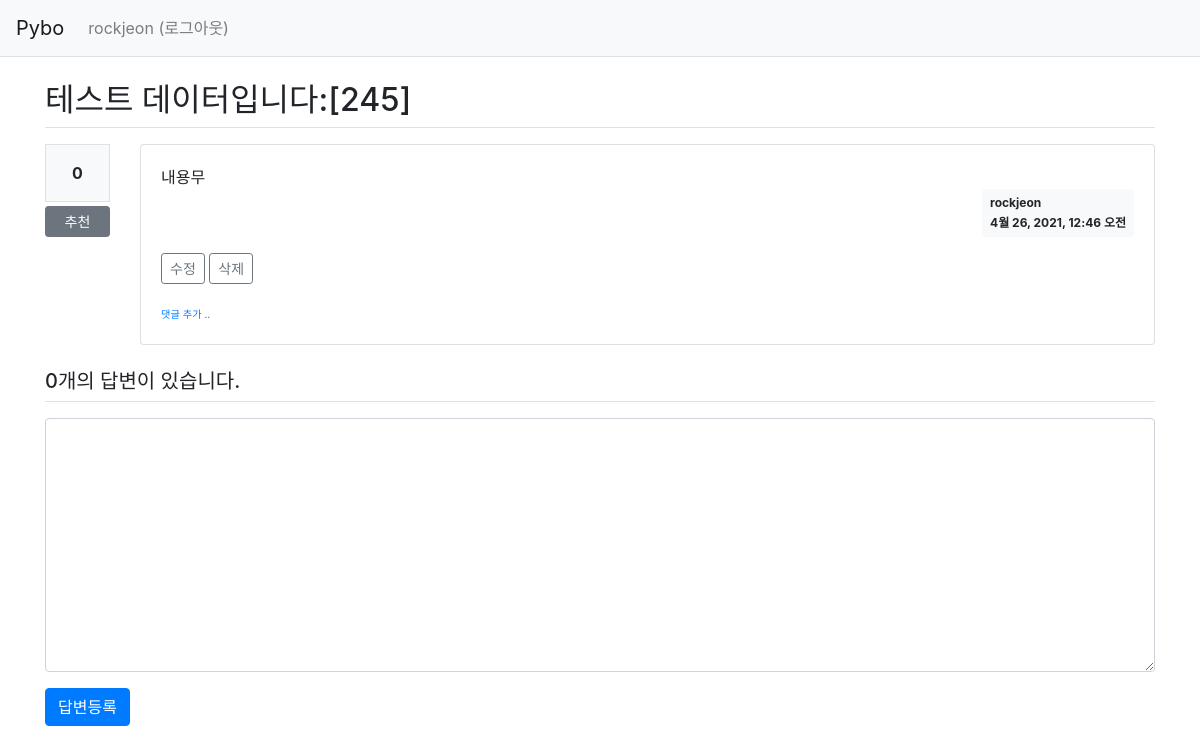
The page /pybo/answer/create/251/ (signed in) on the database as committed earlier.
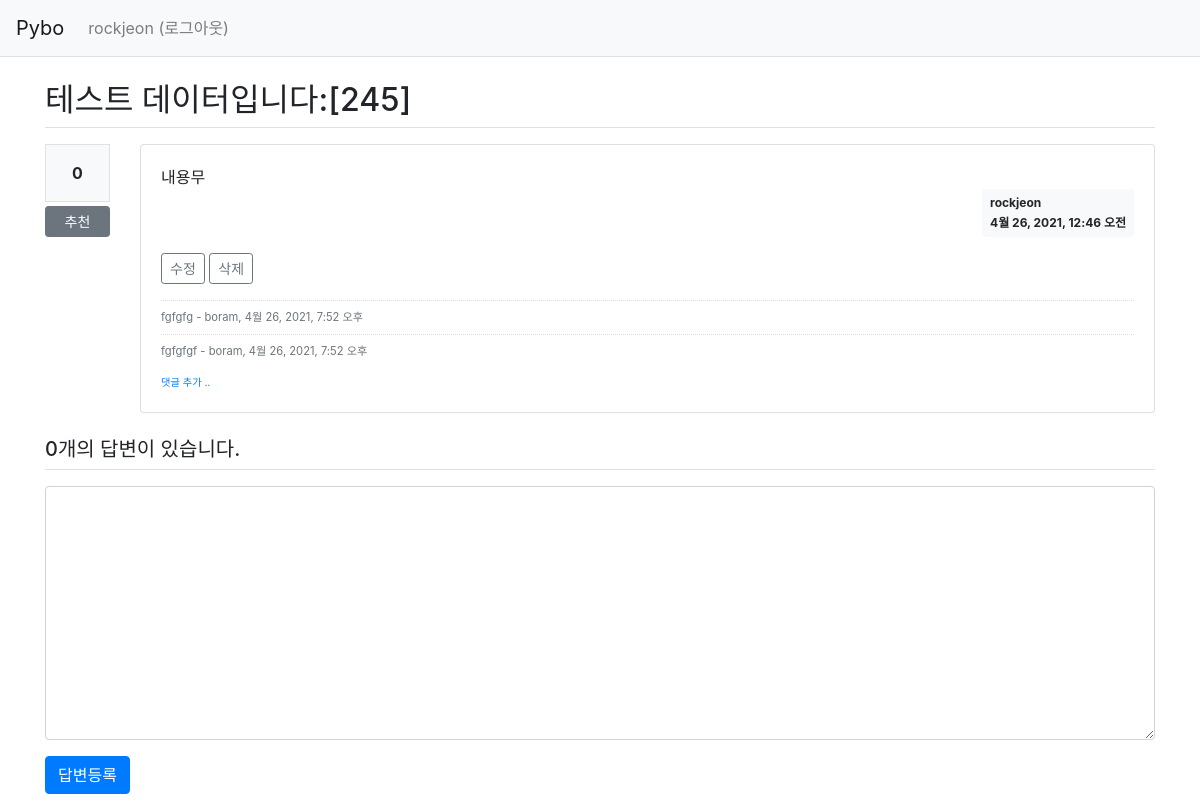
The same page on the database as committed later.
### pybo/models.py (models this page shows)
class Comment(models.Model):
    author = models.ForeignKey(User, on_delete=models.CASCADE)
    content = models.TextField()
    create_date = models.DateTimeField()
    modify_date = models.DateTimeField(null=True, blank=True)
    question = models.ForeignKey(Question, null=True, blank=True, on_delete=models.CASCADE)
    answer = models.ForeignKey(Answer, null=True, blank=True, on_delete=models.CASCADE)

### pybo/views.py (the view)
# urls.py: path('answer/create/<int:question_id>/', views.answer_create, name='answer_create'),
@login_required(login_url='common:login')
def answer_create(request, question_id):
    question = get_object_or_404(Question, pk=question_id)
    if request.method == "POST":
        form = AnswerForm(request.POST)
        if form.is_valid():
            answer = form.save(commit=False)
            answer.author = request.user
            answer.create_date = timezone.now()
            answer.question = question
            answer.save()
            return redirect('pybo:detail', question_id=question.id)
    else:
        form = AnswerForm()
    context = {'question': question, 'form': form}
    return render(request, 'pybo/question_detail.html', context)

### pybo/forms.py
class AnswerForm(forms.ModelForm):
    class Meta:
        model = Answer
        fields = ['content']
        labels = {
            'content': '답변내용',
        }

### templates/pybo/question_detail.html (shortened to what this page needs)
{% extends 'base.html' %}
{% block content %}
<div class="container my-3">
    <h2 class="border-bottom py-2">{{ question.subject }}</h2>
    <div class="row my-3">
        <div class="col-1">
            <div class="bg-light text-center p-3 border font-weight-bolder mb-1">{{question.voter.count}}</div>
            <a href="#" data-uri="{% url 'pybo:vote_question' question.id  %}"
            class="recommend btn btn-sm btn-secondary btn-block my-1">추천</a>
        </div>
        <div class="col-11">
            <div class="card">
                <div class="card-body">
                    <div class="card-text" style="white-space: pre-line;">{{ question.content }}</div>
                    <div class="d-flex justify-content-end">
                        <div class="badge badge-light p-2 text-left">
                            <div class="mb-2">{{ question.author.username }}</div>
                            <div>{{ question.create_date }}</div>
                        </div>
                    </div>
                    {% if request.user == question.author %}
                    <div class="my-3">
                        <a href="{% url 'pybo:question_modify' question.id  %}"
                        class="btn btn-sm btn-outline-secondary">수정</a>
                        <a href="#" class="delete btn btn-sm btn-outline-secondary"
                        data-uri="{% url 'pybo:question_delete' question.id  %}">삭제</a>
                    </div>
                    {% endif %}
                    {% if question.comment_set.count > 0 %}
                    <div class="mt-3">
                    {% for comment in question.comment_set.all %}
                        <div class="comment py-2 text-muted">
                            <span style="white-space: pre-line;">{{ comment.content }}</span>
                            <span>
                                - {{ comment.author }}, {{ comment.create_date }}
                            </span>
                        </div>
                    {% endfor %}
                    </div>
                    {% endif %}
                    <div>
                        <a href="{% url 'pybo:comment_create_question' question.id  %}"
                        class="small"><small>댓글 추가 ..</small></a>
                    </div>
                </div>
            </div>
        </div>
    </div>
    <h5 class="border-bottom my-3 py-2">{{question.answer_set.count}}개의 답변이 있습니다.</h5>
    <form action="{% url 'pybo:answer_create' question.id %}" method="post" class="my-3">
        <div class="form-group">
            <textarea {% if not user.is_authenticated %}disabled{% endif %}
            name="content" id="content" class="form-control" rows="10"></textarea>
        </div>
        <input type="submit" value="답변등록" class="btn btn-primary">
    </form>
</div>
{% endblock %}

Rows that differ between the two databases and show on the page:
added Comment: content "fgfgfg", author "boram", create_date "4월 26, 2021, 7:52 오후"
added Comment: content "fgfgfgf", author "boram", create_date "4월 26, 2021, 7:52 오후"
